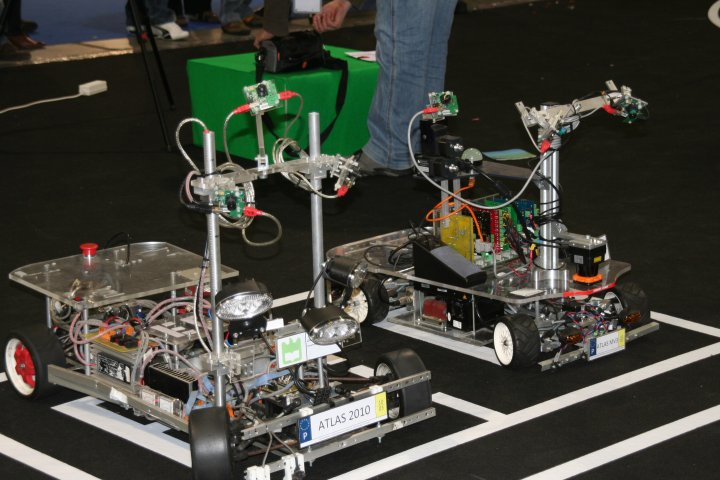
#> input picture Aula5/Ex2/atlas2000_e_atlasmv.png, 720 x 480 px, found by its file name
$ python mainf.py
#> lines starting #> are read from the running program, lines starting #| are printed output that depends on the picture; after the words box and inside, x2 and y2 are one past the last pixel; in counts of white or black regions, pixels touching at a corner belong together
#!/usr/bin/env python

import cv2 as cv
import numpy as np


def main():

    # Import original image and convert to HSV
    original_image = cv.imread('../../../PSR_Assignment2_P2_G11/atlas2000_e_atlasmv.png', 1)
#> original_image is the input picture: shape (480, 720, 3); mean B, G, R 57.3, 65.9, 65.2
    original_hsv = cv.cvtColor(original_image, cv.COLOR_BGR2HSV)
#> original_hsv: shape (480, 720, 3); mean H, S, V 37.8, 68.4, 70.4
    # cv.imshow('original_RGB', original_image)
    # cv.imshow('original_HSV', original_hsv)

    # Mask the green box and print the mask
    lower_thresh = np.array([50, 128, 50])
    upper_thresh = np.array([100, 255, 100])
    mask_green_box = cv.inRange(original_hsv, lower_thresh, upper_thresh)
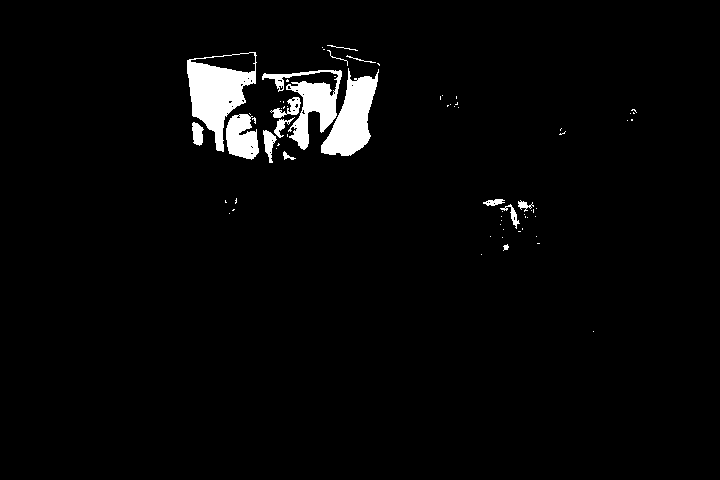
#> mask_green_box: shape (480, 720); 3.1% white; 70 white regions (54 under 20 px), largest, box (x1, y1, x2, y2) and area: (187, 52, 257, 152) 3263, (321, 68, 379, 156) 2596, (262, 70, 342, 150) 2159
    cv.imshow('mask_green_box', mask_green_box)

    # Print the mask on the original image
    green_box = cv.bitwise_and \
        (original_image, original_image, mask=mask_green_box)
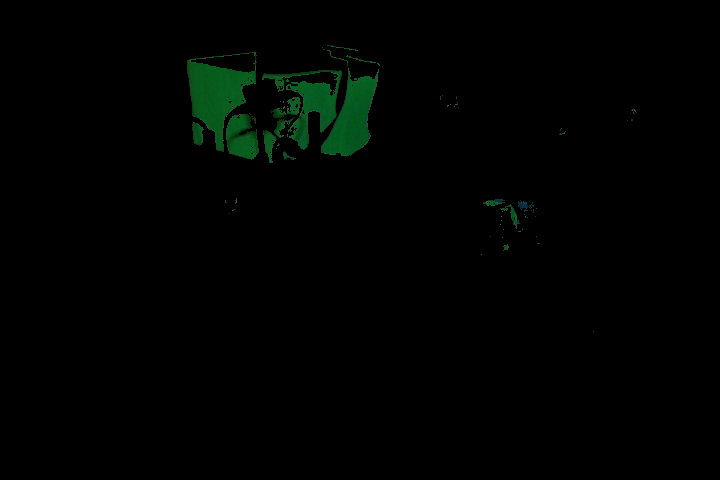
#> green_box: shape (480, 720, 3); mean B, G, R 1, 2.6, 0.3
    cv.imshow('green box', green_box)

    # Copy new original image to print red box
    original_copy = original_image.copy()

    # Paint the masked box with another color
    red_box = cv.add(original_image, (0, 0, 255, 0),
                     mask=mask_green_box, dst=original_copy)
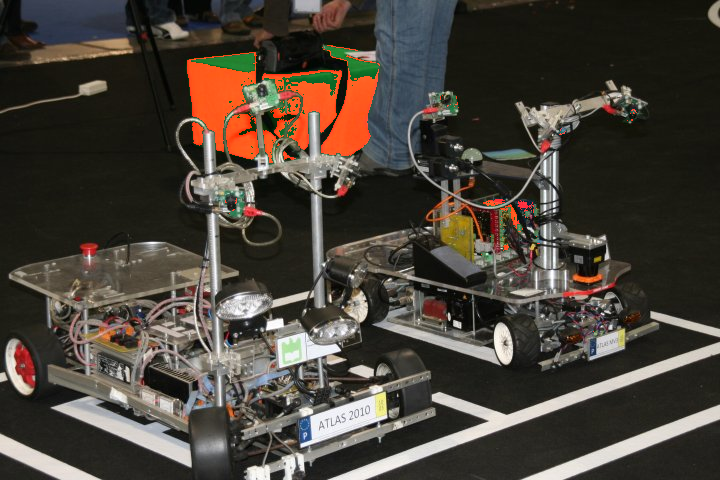
#> red_box: shape (480, 720, 3); mean B, G, R 57.3, 65.9, 72.7
    # Function add uses merges 2 images or image and scalar with
    # a defined mask into a specific destination
    cv.imshow('original changed', original_copy)
    # cv.imshow('red box', red_box) same output why?

    cv.waitKey(0)
    cv.destroyAllWindows()


if __name__ == "__main__":
    main()
